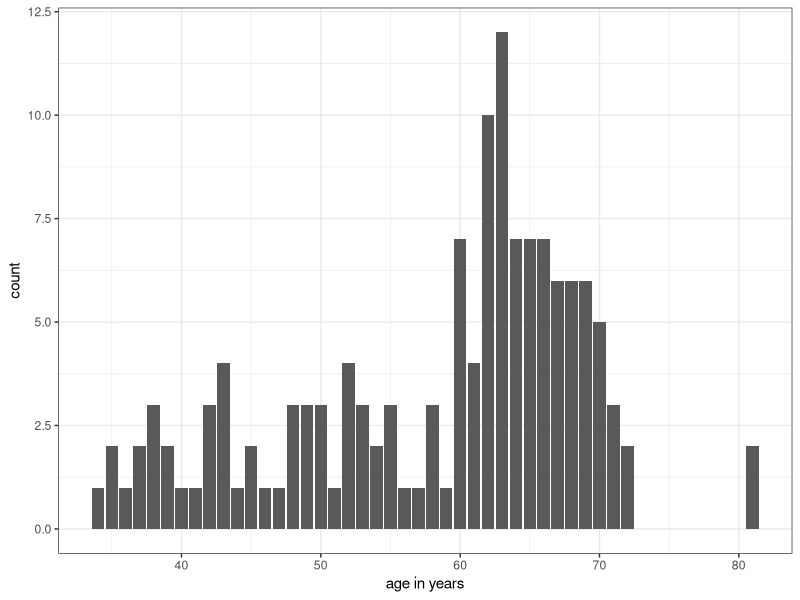
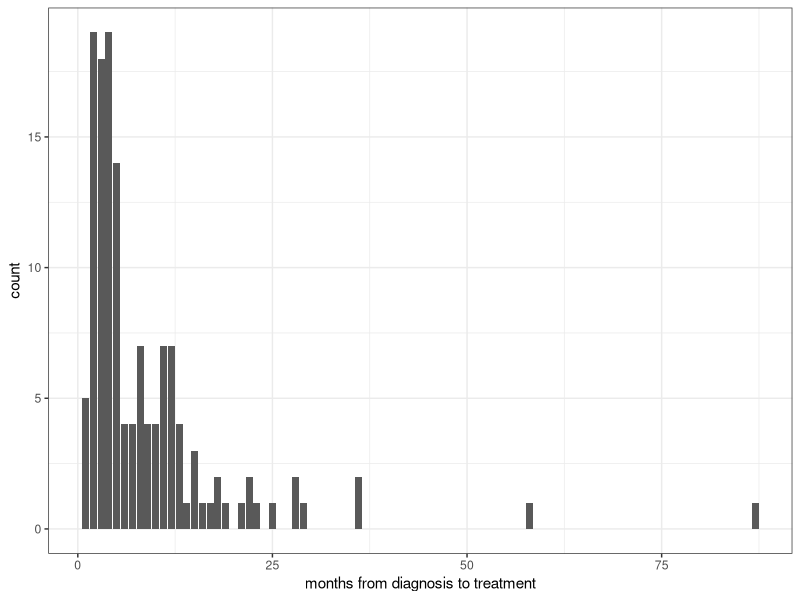
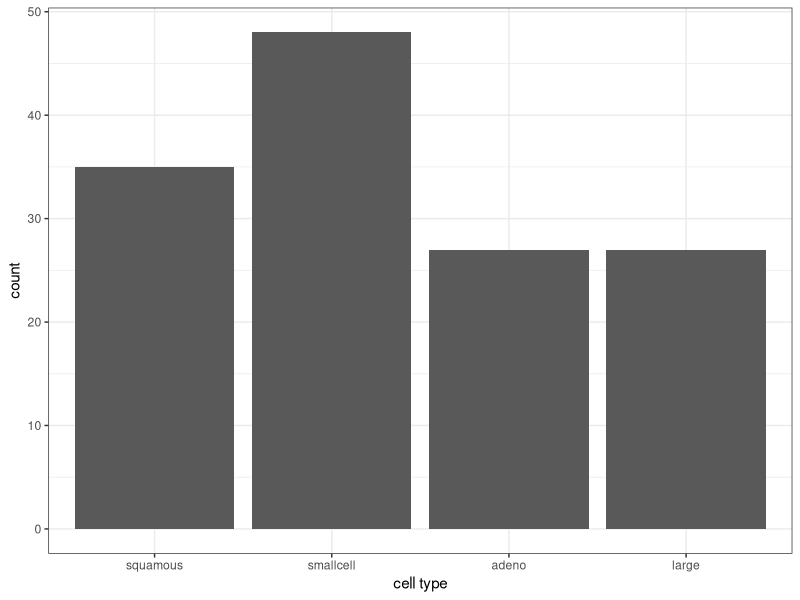
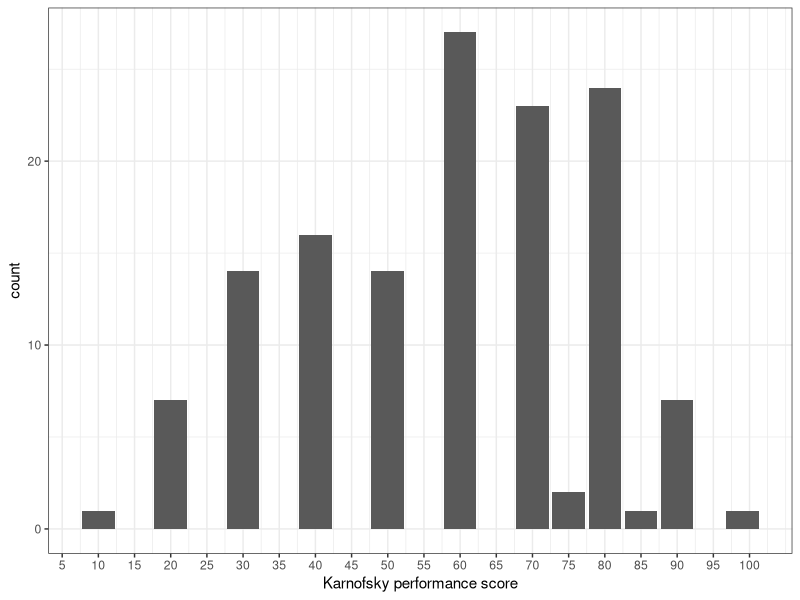
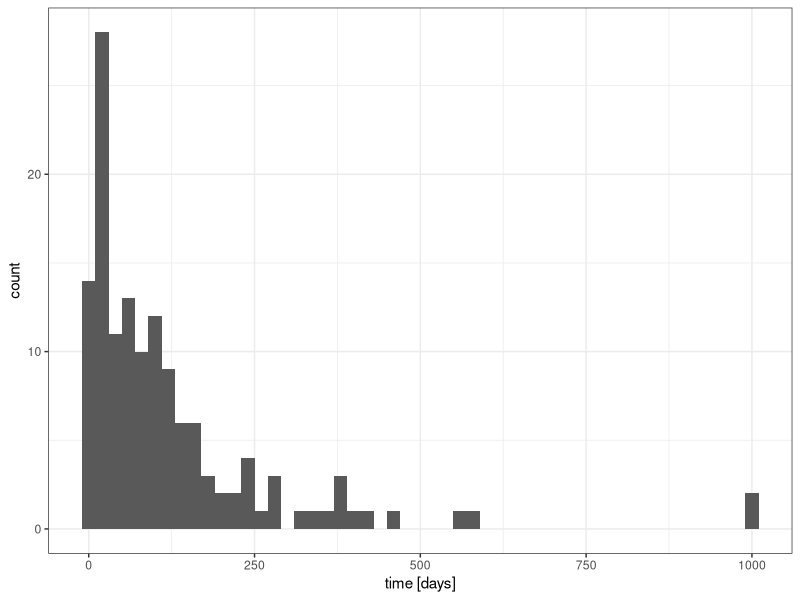
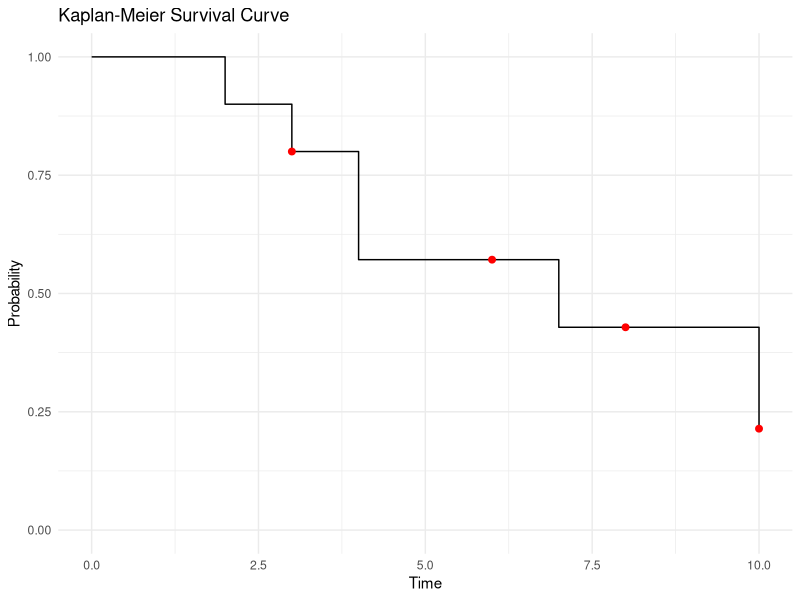
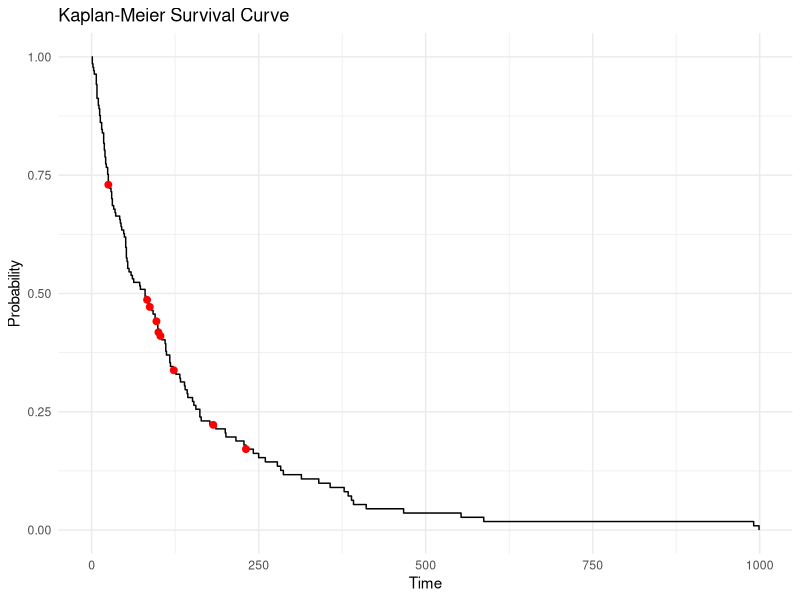
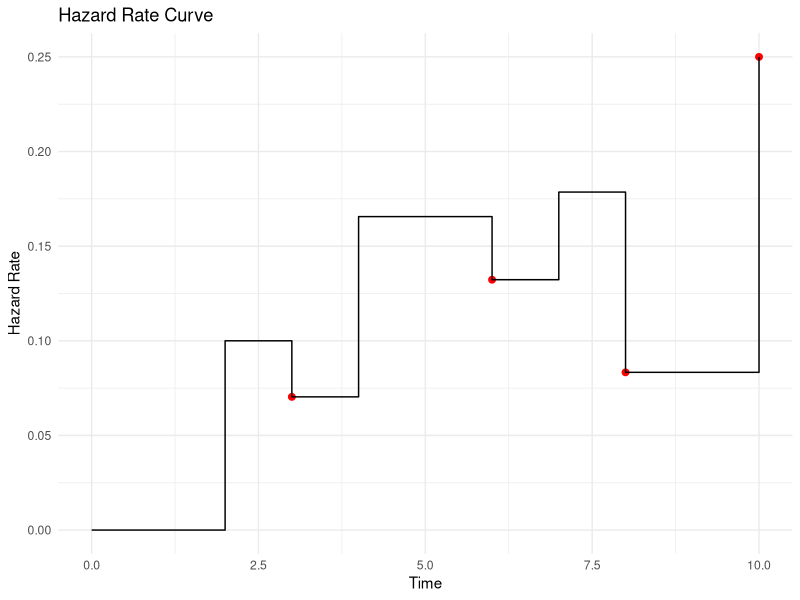

R code for these plots, in order:
## ---- chunk 1
library(survival)
## ---- chunk 2
dat <- veteran
summary(veteran)
## ---- chunk 3
# preprocess: standard=0, test=1
dat$trt <- dat$trt - 1
treatment <- factor(dat$trt, levels=c(0,1), labels=c("standard", "test"))
table(treatment)
## ---- chunk 4
library(ggplot2)
ggplot(dat, aes(x=age)) + 
    geom_bar() + 
    xlab("age in years") +
    theme_bw()
## ---- chunk 5
ggplot(dat, aes(diagtime)) +
    geom_bar() + 
    xlab("months from diagnosis to treatment") +
    theme_bw()
## ---- chunk 6
ggplot(dat, aes(x=celltype)) + 
    geom_bar() + 
    xlab("cell type") + 
    theme_bw()
## ---- chunk 7
# preprocess, prior therapy 1=yes, 0=no
dat$prior <- dat$prior / 10
prior <- factor(dat$prior, levels=c(0,1), labels=c("no", "yes"))
table(prior)
## ---- chunk 8
ggplot(dat, aes(x=karno)) + 
    geom_bar() + 
    xlab("Karnofsky performance score") + 
    scale_x_continuous(breaks = seq(0, 100, by=5)) +
    theme_bw()
## ---- chunk 9
ggplot(dat, aes(x=time)) + 
    geom_histogram(binwidth=20) + 
    xlab("time [days]") + 
    theme_bw()
## ---- chunk 10
status <- factor(dat$status, levels=c(0, 1), labels = c("censored", "death"))
table(status)
## ---- chunk 11

time <- c(2, 3, 3, 4, 4, 6, 7, 8, 10, 10)
event <- c(1, 1, 0, 1, 1, 0, 1, 0, 0, 1)

KM_curve <- function(time, event) {
  df <- data.frame(time = time, event = event)
  curve <- data.frame(time = c(0, unique(time)), proba = c(NA), censor = c(NA))

  S <- 1

  for (i in seq_along(curve$time)) {

    t <- curve$time[i]
    
    d <- sum(df[df$time == t,]$event)
    n <- nrow(df[df$time >= t,])

    S <- S * (1 - d/n)
    curve[i, "proba"] <- S

    cens <- sum(df[df$time == t,]$event - 1) < 0
    curve[i, "censor"] <- cens    
  }

  return(curve)
}

curve <- KM_curve(time, event)
curve
## ---- chunk 12

plot_survival_curve <- function(curve) {
  ggplot(curve, aes(x = time, y = proba)) +
    ylim(0, 1) +
    geom_step() +
    geom_point(data = subset(curve, censor == TRUE), aes(x = time, y = proba),
               color = "red", size = 2) +
    theme_minimal() +
    labs(x = "Time", y = "Probability", title = "Kaplan-Meier Survival Curve")
}

plot_survival_curve(curve)
## ---- chunk 13

dat <- dat[order(dat$time),]
veterans_curve <- KM_curve(dat$time, dat$status)

plot_survival_curve(veterans_curve)
## ---- chunk 14
library('stats')

time <- c(2, 3, 3, 4, 4, 6, 7, 8, 10, 10)
event <- c(1, 1, 0, 1, 1, 0, 1, 0, 0, 1)

moving_average <- function(x, n) {
  filter <- rep(1/n, n)
  stats::filter(x, filter, sides = 1, circular = F)
}

hazard_rate_curve <- function(time, event, filter_size) {
  df <- data.frame(time = time, event = event)
  curve <- data.frame(time = c(0, unique(time)), rate = c(NA), censor = c(NA))

  for (i in seq_along(curve$time)) {

    t <- curve$time[i]
    
    d <- sum(df[df$time == t,]$event)
    n <- nrow(df[df$time >= t,])

    curve[i, "rate"] <- d/n

    cens <- sum(df[df$time == t,]$event - 1) < 0
    curve[i, "censor"] <- cens
  }

  ma <- moving_average(curve$rate, filter_size)
  padding_size <- filter_size - 1
  padded_ma <- c(curve$rate[1:(padding_size)], ma[filter_size:length(curve$rate)])

  curve$rate <- padded_ma
  return(curve)
}

hazard_curve <- hazard_rate_curve(time, event, 3)
## ---- chunk 15

plot_hazard_curve <- function(curve) {
  ggplot(curve, aes(x = time, y = rate)) +
    geom_point(data = subset(curve, censor == TRUE), aes(x = time, y = rate),
               color = "red", size = 2) +
    geom_step() +
    theme_minimal() +
    labs(x = "Time", y = "Hazard Rate", title = "Hazard Rate Curve")
}

plot_hazard_curve(hazard_curve)
## ---- chunk 16

dat <- dat[order(dat$time),]
veterans_hazard_curve <- hazard_rate_curve(dat$time, dat$status, 11)

plot_hazard_curve(veterans_hazard_curve)
